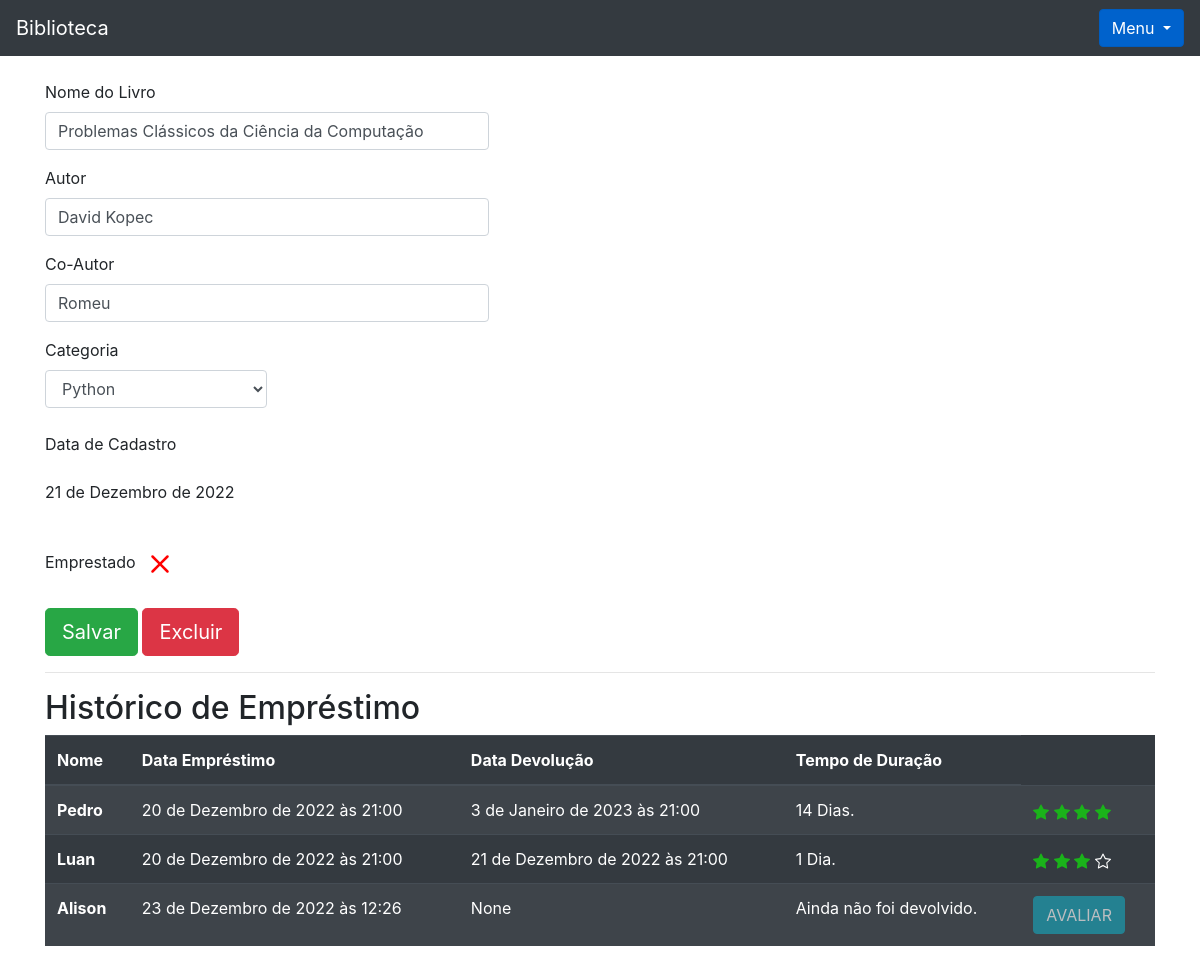
The app's page /livro/ver_livro/5 (signed in) with its own data.
### livro/models.py (models this page shows, shortened)
class Livros(models.Model):
    img             = models.ImageField(upload_to='capa_livro', null=True, blank=True)
    nome            = models.CharField(max_length = 100)
    autor           = models.CharField(max_length = 30)
    co_autor        = models.CharField(max_length = 30, blank = True) # blank = True torna não obrigatório o preenchimento do campo mas retorna string vazia
    data_cadastro   = models.DateField(default = date.today) # importa a data do dia automaticamente no campo
    emprestado      = models.BooleanField(default = False)
    categoria       = models.ForeignKey(Categoria, on_delete=models.DO_NOTHING) # se eu apagar a categoria não acontece nada com o livro
    usuario         = models.ForeignKey(Usuario, on_delete=models.DO_NOTHING)
    class Meta:
        verbose_name = 'Livro'

class Emprestimo(models.Model):
    choices = (
        ('P', 'Péssimo'),
        ('R', 'Ruim'),
        ('B', 'Bom'),
        ('O', 'Ótimo')
    )
    nome_emprestado = models.ForeignKey(Usuario, on_delete=models.DO_NOTHING, blank = True, null = True)
    nome_emprestado_anonimo = models.CharField(max_length = 30, blank = True, null = True)
    data_emprestimo = models.DateTimeField(default=datetime.datetime.now())
    data_devolucao  = models.DateTimeField(blank = True, null = True) # necessita tambem do null para poder não ser um campo de preenchimento obrigatório
    livro = models.ForeignKey(Livros, on_delete = models.DO_NOTHING)
    avaliacao = models.CharField(max_length=1, choices = choices, blank= True, null=True)

### usuarios/models.py (models this page shows)
class Usuario(models.Model):
    nome = models.CharField(max_length = 30)
    email = models.EmailField()
    senha = models.CharField(max_length=64)
    def __str__(self) -> str:
        return self.nome

### livro/views.py (the view)
# urls.py: path('ver_livro/<int:id>', views.ver_livros, name = 'ver_livros'), # url dinâmica, traz a url de acordo com o id do livro selecionado
def ver_livros(request, id):
    if request.session.get('usuario'): # se o usuario estiver logado
        livro = Livros.objects.get(id = id)#get pega o id que for igual ao id
        if request.session.get('usuario') == livro.usuario.id: # se o livro for do usuario ele mostra
            usuario = Usuario.objects.get(id = request.session['usuario'])
            categoria_livro = Categoria.objects.filter(usuario = request.session.get('usuario'))
            emprestimos = Emprestimo.objects.filter(livro = livro) # filter() vai filtra tudo independendo do usuario
            form = CadastroLivro()
            form.fields['usuario'].initial = request.session['usuario'] # filtrando apenas as categorias do usuario logado
            form.fields['categoria'].queryset = Categoria.objects.filter(usuario = usuario)
            form_categoria = CategoriaLivro()
            usuarios = Usuario.objects.all()
            livros_emprestar = Livros.objects.filter(usuario = usuario, emprestado = False)
            livros_emprestados = Livros.objects.filter(usuario = usuario).filter(emprestado = True)
            return render(request, 'ver_livro.html', {'livro': livro, 'categoria_livro': categoria_livro,
                                                      'emprestimos': emprestimos,
                                                      'usuario_logado': request.session.get('usuario'),
                                                      'form': form,
                                                      'id_livro': id,
                                                      'form_categoria': form_categoria,
                                                      'usuarios': usuarios,
                                                      'livros_emprestar': livros_emprestar,
                                                      'livros_emprestados': livros_emprestados,})
        else:
            return HttpResponse('Esse livro não é seu')
    return redirect('/auth/login/?status=2')

### livro/forms.py
class CadastroLivro(forms.ModelForm):
    class Meta:
        model = Livros
        fields = "__all__"
    def __init__(self, *args, **kwargs):
        super().__init__(*args, **kwargs) # subscrevendo o __ini__ de sabeform
        self.fields['usuario'].widget = forms.HiddenInput()

class CategoriaLivro(forms.Form):
    nome = forms.CharField(max_length=30)
    descricao = forms.CharField(max_length=60)
    def __init__(self, *args, **kwargs):
        super().__init__(*args, **kwargs)
        self.fields['descricao'].widget = forms.Textarea() # transformando o descricao.CharFields em TextArea

### livro/models.py (called while the page is built)
    def __str__(self):
        return self.nome

### livro/templatetags/filtros.py (called while the page is built)
@register.filter()
def mostra_duracao(value1, value2):
    if isinstance(value1, datetime) and isinstance(value2, datetime):
        dias = (value1 - value2).days
        texto = 'Dias'
        if dias == 1:
            texto = "Dia"
        return f"{(value1 - value2).days} {texto}."
    return "Ainda não foi devolvido."

### livro/templates/ver_livro.html (shortened to what this page needs)
{%extends 'base.html'%}
{% load filtros %}
{% block 'conteudo' %}
<div class="container">
    <br>
    <form action="{% url 'alterar_livro' %}" method="POST">
        <p>
            <label>Nome do Livro</label>
            <input style="width: 40%;" class="form-control" type="text" value="{{livro.nome}}" name="nome_livro">
        </p>
        <p>
            <label>Autor</label>
            <input style="width: 40%;" class="form-control" type="text" value="{{livro.autor}}" name="autor">
        </p>
        <p>
            <label>Co-Autor</label>
            <input style="width: 40%;" class="form-control" type="text" value="{{livro.co_autor}}" name="co_autor">
        </p>
        <label for="">Categoria</label>
        <select style="width: 20%;" class="form-control" name="categoria_id">
            {% for i in categoria_livro %}
                {% if livro.categoria.nome == i.nome %}
                    <option value="{{i.id}}" selected>{{i}}</option>
                {%else%}
                <option value="{{i.id}}">{{i}}</option>
                {%endif%}
            {%endfor%}
        </select>
        <br>
        <p>
            <label>Data de Cadastro</label>
            <p>{{livro.data_cadastro}}</p>
        </p>
        <br>
        <label>Emprestado</label>
        <br>
        <br>
        <input type="submit" class="btn btn-success btn-lg" value="Salvar">
        <button type="button" class="btn btn-danger btn-lg" data-toggle="modal" data-target="#exampleModal2">
            Excluir
        </button>
    </form>
    <hr>
    <h2>Histórico de Empréstimo</h2>
    <table class="table table-striped table-dark">
        <thead>
          <tr>
            <th scope="col">Nome</th>
            <th scope="col">Data Empréstimo</th>
            <th scope="col">Data Devolução</th>
            <th scope="col">Tempo de Duração</th>
          </tr>
        </thead>
        <tbody>
          {% for i in emprestimos %}
              <tr>
            {% if i.nome_emprestado_anonimo == None %}
                <th scope="row">{{i.nome_emprestado}}</th>
            {% else %}
                <th scope="row">{{i.nome_emprestado_anonimo}}</th>
            {% endif %}
            <td>{{i.data_emprestimo}}</td>
            <td>{{i.data_devolucao}}</td>
            <td> {{i.data_devolucao|mostra_duracao:i.data_emprestimo }}</td>
            <td>
              {% if i.avaliacao == None and i.data_devolucao != None %}
                <button onclick="avaliacao({{i.id}})" class="btn btn-info" data-toggle="modal" data-target="#exampleModal1">AVALIAR</button>
              {%else%}
                {% if i.data_devolucao == None %}
                  <button class="btn btn-info disabled">AVALIAR</button>
                {%endif%}
              {%endif%}
            </td>
            </tr>
          {%endfor%}
        </tbody>
      </table>
</div>
{% endblock %}

### records on screen
Livros: nome_livro "Problemas Clássicos da Ciência da Computação", autor "David Kopec", co_autor "Romeu", data_cadastro "21 de Dezembro de 2022"
Emprestimo: nome_emprestado_anonimo "Pedro", data_emprestimo "20 de Dezembro de 2022 às 21:00", data_devolucao "3 de Janeiro de 2023 às 21:00", data_devolucao|mostra_duracao "14 Dias.", avaliacao "O" (drawn)
Emprestimo: nome_emprestado_anonimo "Luan", data_emprestimo "20 de Dezembro de 2022 às 21:00", data_devolucao "21 de Dezembro de 2022 às 21:00", data_devolucao|mostra_duracao "1 Dia.", avaliacao "B" (drawn)
Emprestimo: nome_emprestado "Alison", data_emprestimo "23 de Dezembro de 2022 às 12:26", data_devolucao "None", data_devolucao|mostra_duracao "Ainda não foi devolvido.", shows "AVALIAR"

### other values on screen
form field categoria_id "Python"
